Frame 1 (no input): blank canvas, image omitted
Frame 60 (no input): blank canvas, image omitted
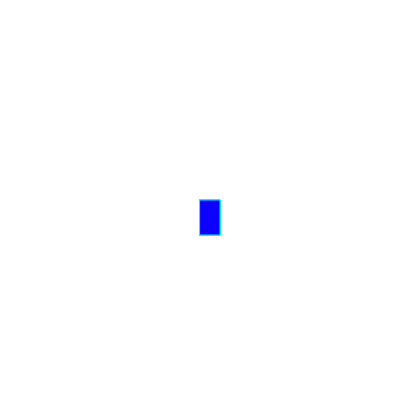
Frame 120 (the mouse pressed at the canvas centre since frame 60)

The p5.js sketch whose frames 1 and 60 were blank and that drew this single picture after the mouse press (run headless with seeded random() and noise() and a simulated clock; from frame 60 on, the mouse is pressed at the canvas centre):

// p5.js sketch
// ── sketch.js
function setup() {
    createCanvas(400, 400);
    background("white")
  }
  
  function draw() {
    stroke("rgb(0,244,255)");
    fill("rgb(14,0,255)");
    
    
    if (mouseIsPressed) {
      rect(mouseX, mouseY, 20, 35);
    }
  }
